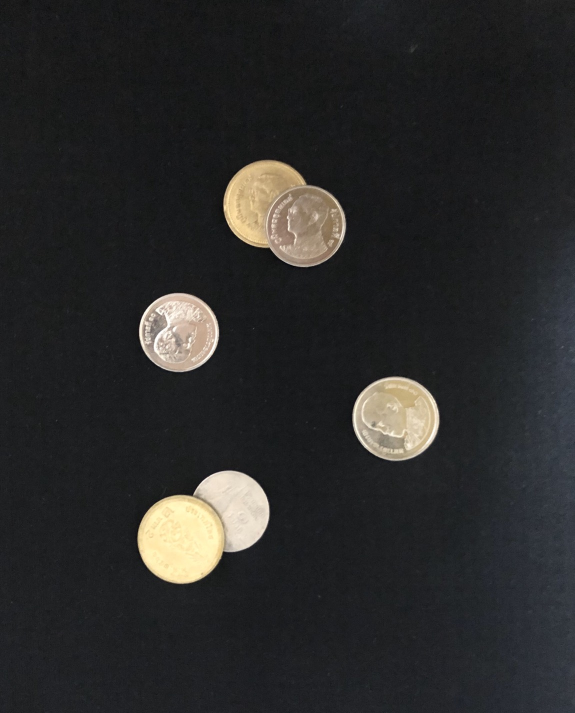
#> input picture image/coins_great.jpg, 1150 x 1426 px (shown at 1/2 size)
$ python SmartCoin_image.py   (older library calls are emulated)
#> lines starting #> are read from the running program, lines starting #| are printed output that depends on the picture; after the words box and inside, x2 and y2 are one past the last pixel; in counts of white or black regions, pixels touching at a corner belong together

#งานที่เหลือ: ต่อกล้อง, เสียง, คำนวณเงิน, ทำรายงานเก็บผลสำรวจ, print ออกมาว่าใช้เวลารอกี่วินาที


from PIL import Image
from skimage.feature import peak_local_max
from skimage.morphology import watershed
from scipy import ndimage
from matplotlib import pyplot as plt

import numpy as np
import argparse
import imutils
import cv2

# load the image and perform pyramid mean shift filtering
# to aid the thresholding step
image = cv2.imread("image/coins_great.jpg")
#> image is the input picture: shape (1426, 1150, 3); mean B, G, R 42.2, 42.6, 42.8

d = 1024 / image.shape[1]
#> d = 0.89
dim = (1024, int(image.shape[0] * d))
#> dim = (1024, 1269)
image = cv2.resize(image, dim, interpolation=cv2.INTER_AREA)
#> image: shape (1269, 1024, 3)

shifted = cv2.pyrMeanShiftFiltering(image, 35, 65)
#cv2.imshow("Input", image)

# convert the mean shift image to grayscale, then apply
# Otsu's thresholding
gray = cv2.cvtColor(shifted, cv2.COLOR_BGR2GRAY)
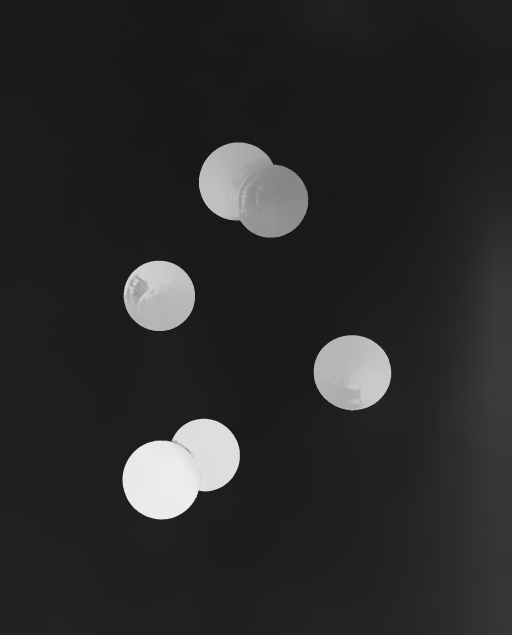
#> gray: shape (1269, 1024) (shown at 1/2 size); min 24, max 238, mean 42.6
clahe = cv2.createCLAHE(clipLimit=2.0, tileGridSize=(8, 8))
gray = clahe.apply(gray)
blurred = cv2.GaussianBlur(gray, (7, 7), 0)

thresh = cv2.threshold(blurred, 0, 255, cv2.THRESH_BINARY | cv2.THRESH_OTSU)[1]
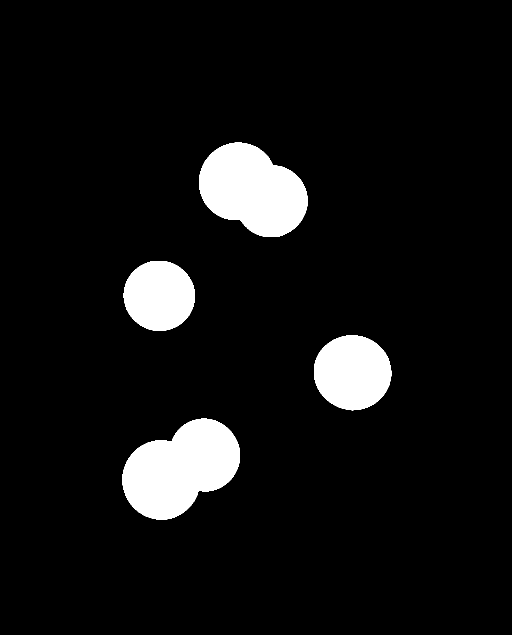
#> thresh: shape (1269, 1024) (shown at 1/2 size); 7.3% white; 4 white regions, box (x1, y1, x2, y2) and area: (245, 837, 480, 1039) 31761, (398, 285, 615, 474) 28881, (628, 671, 783, 821) 18196, (247, 522, 390, 662) 15724
#cv2.imshow("Thresh", closing)

#result_img = closing.copy()
#contours, hierachy = cv2.findContours(result_img, cv2.RETR_EXTERNAL, cv2.CHAIN_APPROX_SIMPLE)

D = ndimage.distance_transform_edt(thresh)
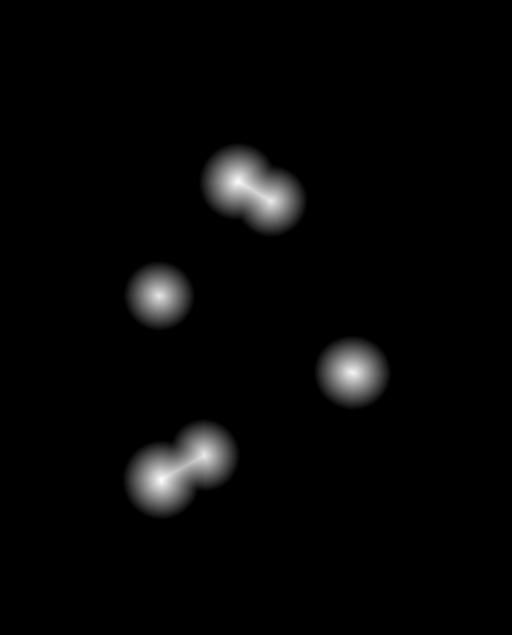
#> D: shape (1269, 1024) float64 (shown at 1/2 size); min 0, max 77.67, mean 2; drawn with min black and max white
localMax = peak_local_max(D, indices=False, min_distance=20,
	labels=thresh)
#> localMax: shape (1269, 1024) bool; 0% white in thin lines or dots, all inside (x1, y1, x2, y2) = (318, 363, 706, 960)

# perform a connected component analysis on the local peaks,
# using 8-connectivity, then appy the Watershed algorithm
markers = ndimage.label(localMax, structure=np.ones((3, 3)))[0]
#> markers: shape (1269, 1024) int32; 7 distinct labels, from 0 to 6
labels = watershed(-D, markers, mask=thresh)
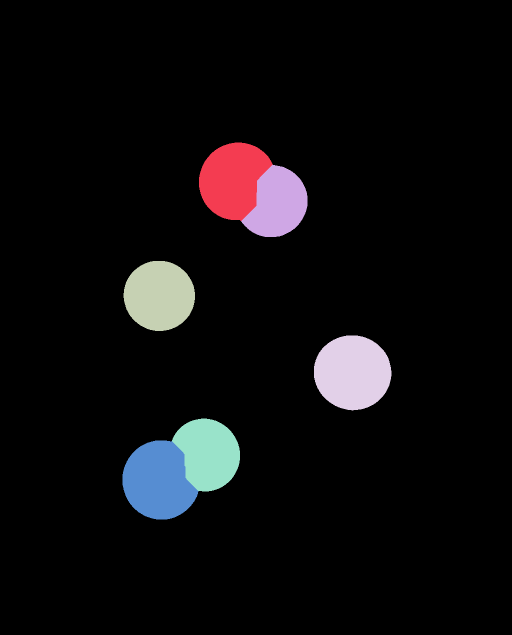
#> labels: shape (1269, 1024) int32 (shown at 1/2 size); 7 distinct labels, from 0 to 6; one colour per label, 0 black
print("[INFO] {} unique segments found".format(len(np.unique(labels)) - 1))
#| [INFO] 6 unique segments found

counter = 0

# loop over the unique labels returned by the Watershed
# algorithm
for label in np.unique(labels):
	# if the label is zero, we are examining the 'background'
	# so simply ignore it
	if label == 0:
		continue

	# otherwise, allocate memory for the label region and draw
	# it on the mask
	mask = np.zeros(gray.shape, dtype="uint8")
	mask[labels == label] = 255

	# detect contours in the mask and grab the largest one
	cnts = cv2.findContours(mask.copy(), cv2.RETR_EXTERNAL,
		cv2.CHAIN_APPROX_SIMPLE)
	cnts = imutils.grab_contours(cnts)
	c = max(cnts, key=cv2.contourArea)

	# draw a circle enclosing the object
	((x, y), r) = cv2.minEnclosingCircle(c)
	cv2.circle(image, (int(x), int(y)), int(r), (0, 255, 0), 2)
	cv2.putText(image, "#{}".format(label), (int(x) - 10, int(y)),
		cv2.FONT_HERSHEY_SIMPLEX, 0.6, (0, 0, 255), 2)

	counter += 1
#> this loop made 7 passes
#> (x, y, r) on passes 2 to 7: (475.2, 362.7, 78.57), (542.2, 401.6, 72.69), (318, 591.3, 71.41), (704.7, 744.3, 77.68), (408.2, 909.6, 72.9), (323.2, 959.1, 79.65)
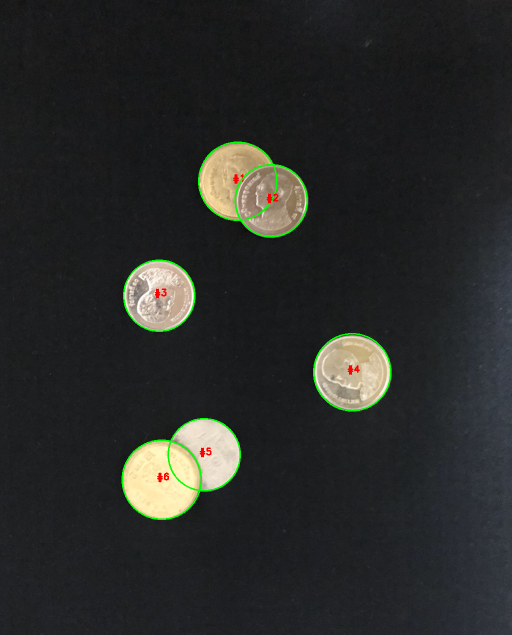
#> image: shape (1269, 1024, 3) (shown at 1/2 size); mean B, G, R 41.4, 43.3, 42
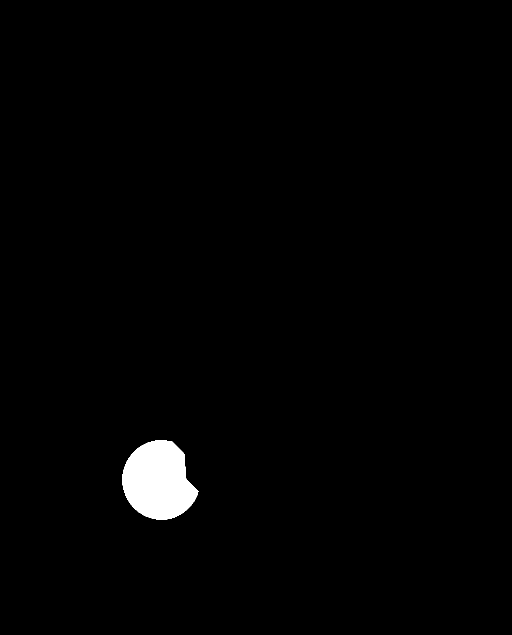
#> mask: shape (1269, 1024) (shown at 1/2 size); 1.4% white; 1 white region, box (x1, y1, x2, y2) and area: (245, 881, 397, 1039) 17593
#> after the loop, counter = 6

# show the output image
cv2.putText(image, "the number of coins: " + str(counter),
            (10, 100), cv2.FONT_HERSHEY_SIMPLEX,1, (255, 0, 0), 2, cv2.LINE_AA)
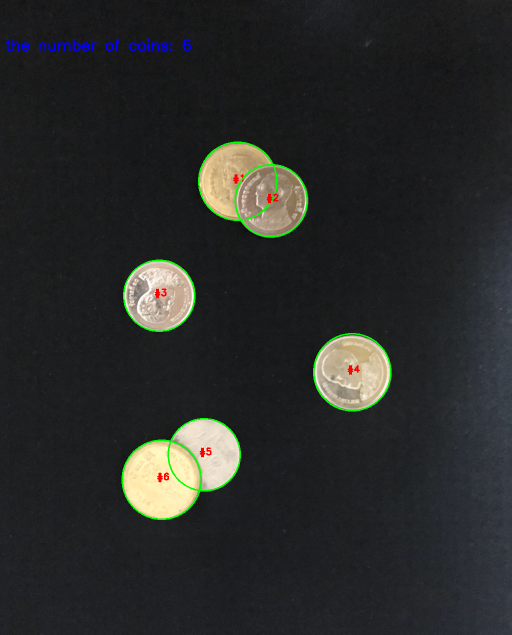
#> image: shape (1269, 1024, 3) (shown at 1/2 size); 0.28% of pixels changed, all inside (x1, y1, x2, y2) = (10, 77, 383, 103)
cv2.imshow("Output", image)
cv2.waitKey(0)

$ run again, with image/coins_01.jpg copied over image/coins_great.jpg
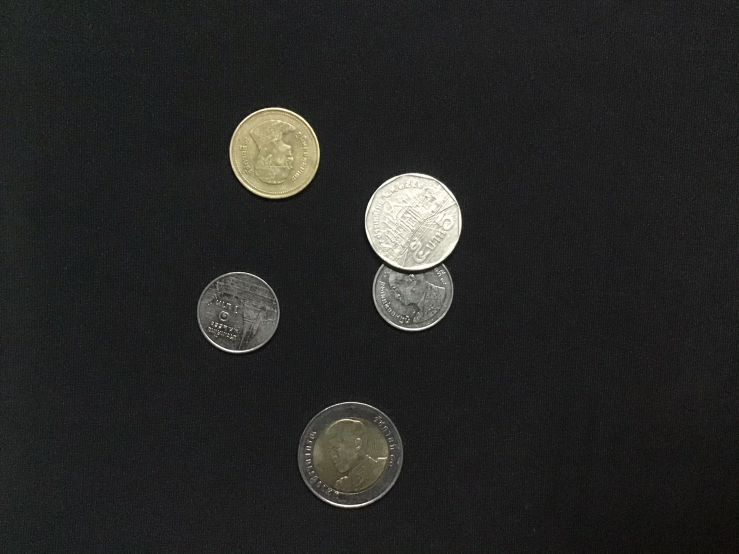
#> input picture image/coins_01.jpg, 1478 x 1108 px (shown at 1/2 size)
#> image is the input picture: shape (1108, 1478, 3); mean B, G, R 37.2, 38.7, 38.4
#> thresh: shape (767, 1024); 7.1% white; 9 white regions (2 under 20 px), largest, box (x1, y1, x2, y2) and area: (505, 238, 641, 375) 14537, (318, 148, 443, 275) 12541, (414, 556, 557, 703) 12369
#> localMax: shape (767, 1024) bool; 0% white in thin lines or dots, all inside (x1, y1, x2, y2) = (335, 211, 573, 629)
#> markers: shape (767, 1024) int32; 7 distinct labels, from 0 to 6
#> labels: shape (767, 1024) int32; 7 distinct labels, from 0 to 6
#| [INFO] 6 unique segments found
#> the loop `for label in np.unique(labels): # if the label is zero, we are examini..` made 7 passes
#> (x, y, r) on passes 2 to 7: (380.3, 211.1, 63.84), (572.3, 306.1, 68.26), (330, 432.1, 56.5), (571.9, 401.9, 56.22), (486.5, 565, 33.52), (484.4, 629.8, 72.89)
#> after the loop `for label in np.unique(labels):`:
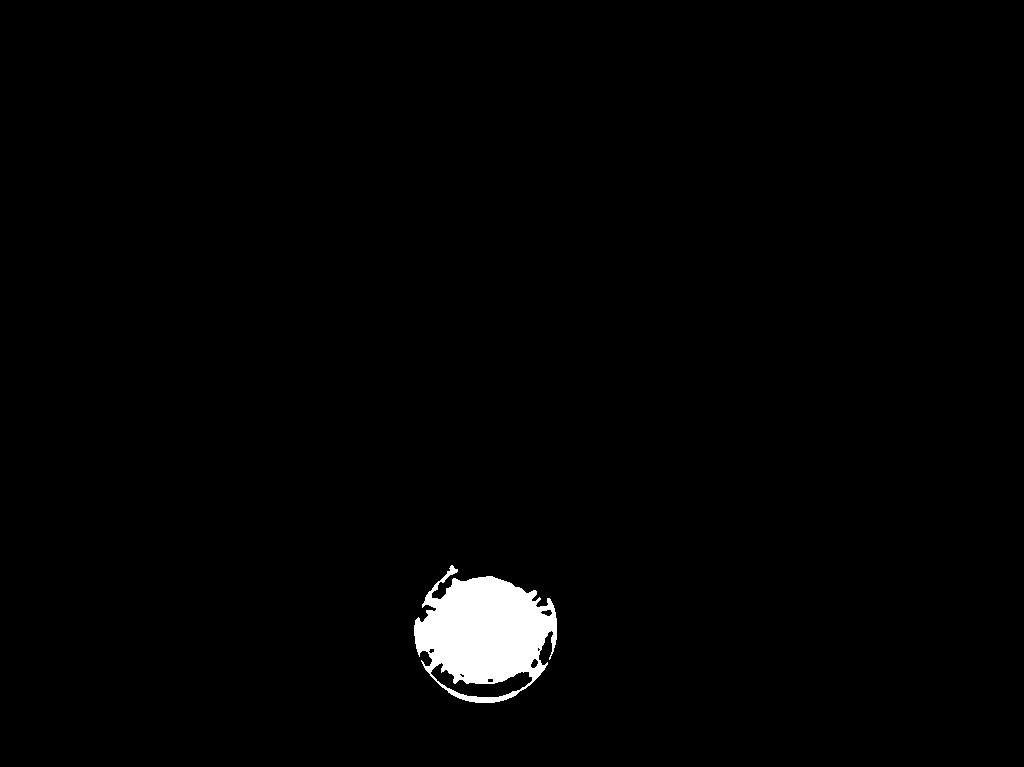
#> mask: shape (767, 1024); 1.5% white; 1 white region, box (x1, y1, x2, y2) and area: (414, 565, 557, 703) 12037
#> after the loop `for label in np.unique(labels):`: counter = 6
#> `cv2.putText(image, "the number of coins: " + str(counter), (10, 100), ..`:
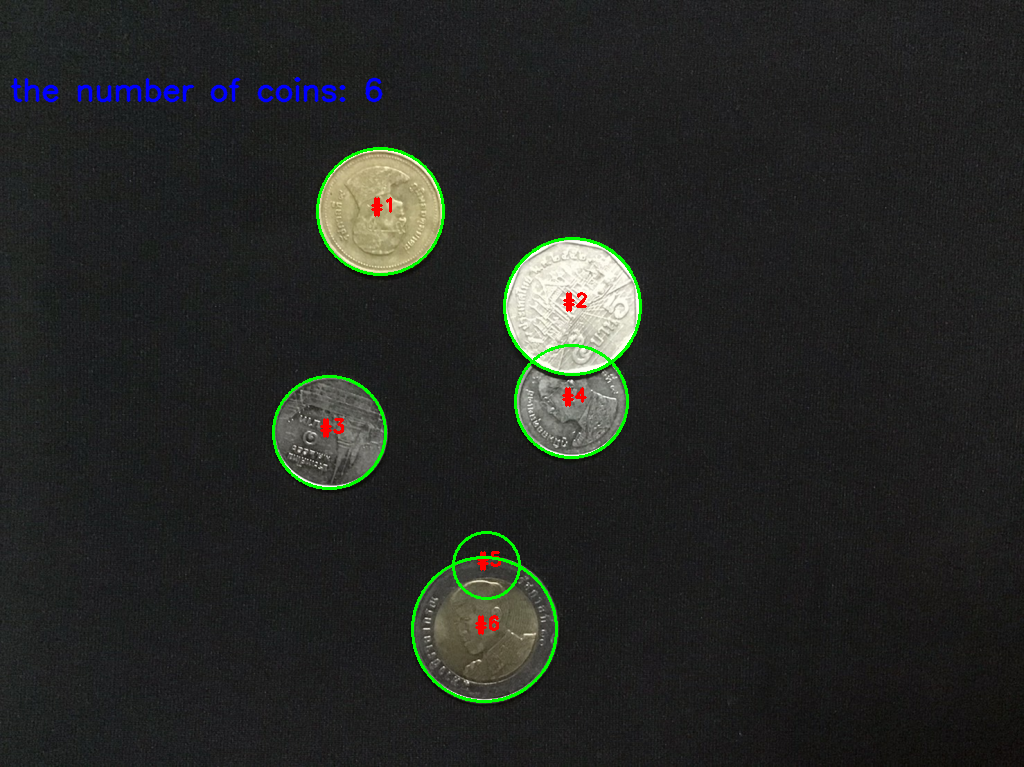
#> image: shape (767, 1024, 3); mean B, G, R 37, 39.6, 37.7

$ run again, with image/coins_07.jpg copied over image/coins_great.jpg
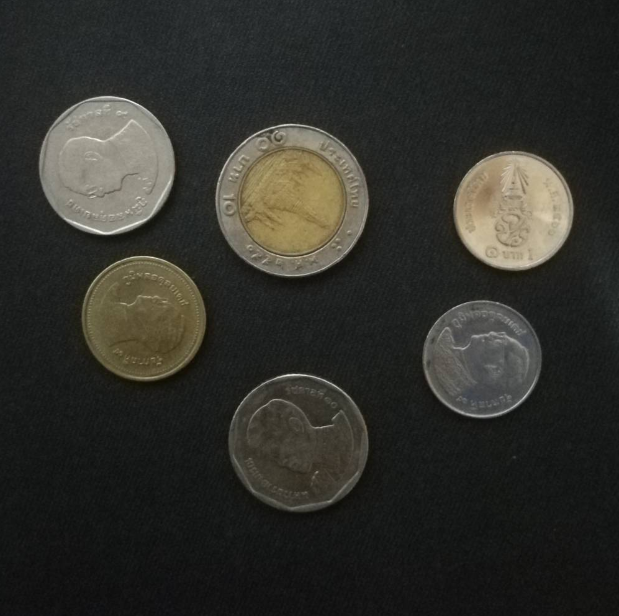
#> input picture image/coins_07.jpg, 619 x 616 px
#> image is the input picture: shape (616, 619, 3); mean B, G, R 43, 48.1, 48.2
#> thresh: shape (1019, 1024); 21% white; 9 white regions (1 under 20 px), largest, box (x1, y1, x2, y2) and area: (356, 204, 610, 458) 50449, (64, 157, 290, 389) 41006, (384, 617, 609, 844) 33916
#> localMax: shape (1019, 1024) bool; 0% white in thin lines or dots, all inside (x1, y1, x2, y2) = (176, 273, 851, 730)
#> markers: shape (1019, 1024) int32; 10 distinct labels, from 0 to 9
#> labels: shape (1019, 1024) int32; 10 distinct labels, from 0 to 9
#| [INFO] 9 unique segments found
#> the loop `for label in np.unique(labels): # if the label is zero, we are examini..` made 10 passes
#> (x, y, r) on passes 2 to 9: (175, 272.7, 115.9), (482.7, 331, 127.6), (849.3, 347.8, 100.1), (236.9, 525.7, 103.3), (796.9, 592.1, 98.23), (460.5, 626.5, 28.15), (527, 632, 41.79), (387, 726, 16.49)
#> after the loop `for label in np.unique(labels):`:
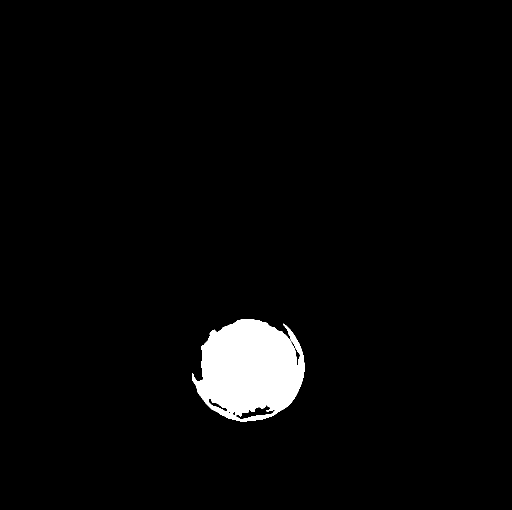
#> mask: shape (1019, 1024) (shown at 1/2 size); 3.2% white; 1 white region, box (x1, y1, x2, y2) and area: (384, 638, 609, 844) 33133
#> after the loop `for label in np.unique(labels):`: counter = 9
#> `cv2.putText(image, "the number of coins: " + str(counter), (10, 100), ..`:
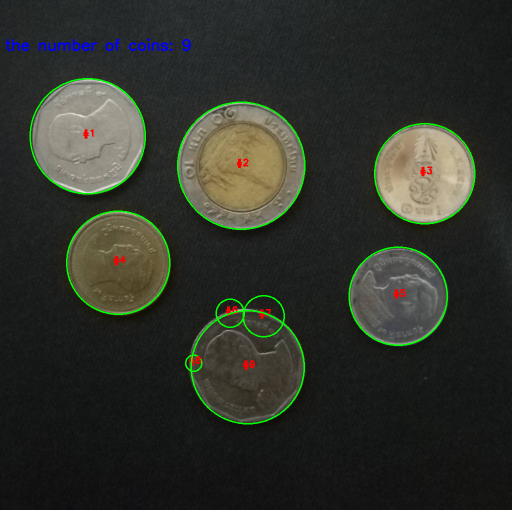
#> image: shape (1019, 1024, 3) (shown at 1/2 size); mean B, G, R 42.5, 50.2, 47.4

$ run again, with image/coins_08.jpg copied over image/coins_great.jpg
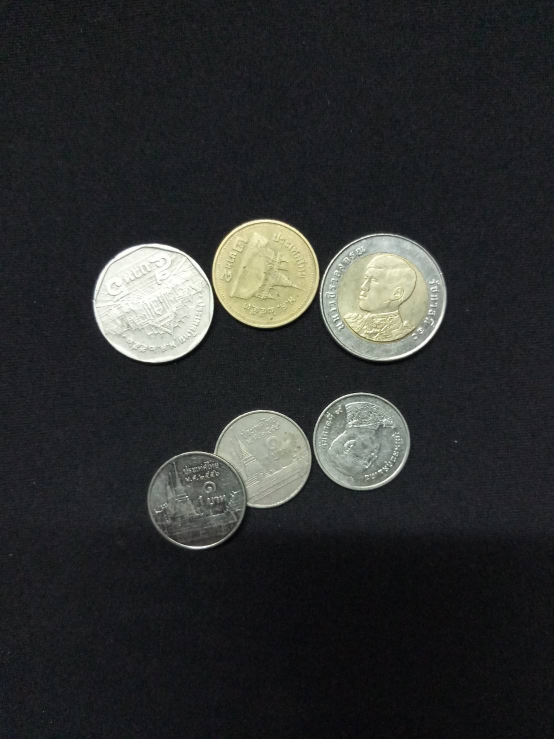
#> input picture image/coins_08.jpg, 1108 x 1477 px (shown at 1/2 size)
#> image is the input picture: shape (1477, 1108, 3); mean B, G, R 47.5, 47.5, 46
#> thresh: shape (1365, 1024); 13% white; 6 white regions, box (x1, y1, x2, y2) and area: (591, 431, 826, 667) 43481, (272, 757, 576, 985) 41541, (171, 449, 396, 670) 38853, (392, 405, 591, 606) 31411, (578, 725, 758, 906) 25403, (314, 996, 406, 1015) 450
#> localMax: shape (1365, 1024) bool; 0% white in thin lines or dots, all inside (x1, y1, x2, y2) = (283, 506, 709, 1012)
#> markers: shape (1365, 1024) int32; 8 distinct labels, from 0 to 7
#> labels: shape (1365, 1024) int32; 8 distinct labels, from 0 to 7
#| [INFO] 7 unique segments found
#> the loop `for label in np.unique(labels): # if the label is zero, we are examini..` made 8 passes
#> (x, y, r) on passes 2 to 8: (490.1, 504.8, 101.1), (707.6, 548.5, 118.1), (282.5, 560.2, 112.8), (667.3, 815.4, 90.5), (451.7, 850.9, 123.9), (325.4, 915.9, 72.98), (359.5, 998.5, 45.57)
#> after the loop `for label in np.unique(labels):`: counter = 7
#> `cv2.putText(image, "the number of coins: " + str(counter), (10, 100), ..`:
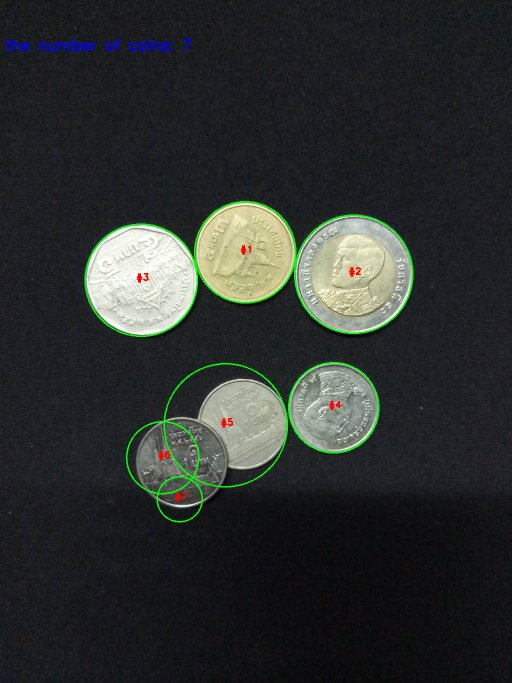
#> image: shape (1365, 1024, 3) (shown at 1/2 size); mean B, G, R 47.1, 48.8, 45.3
